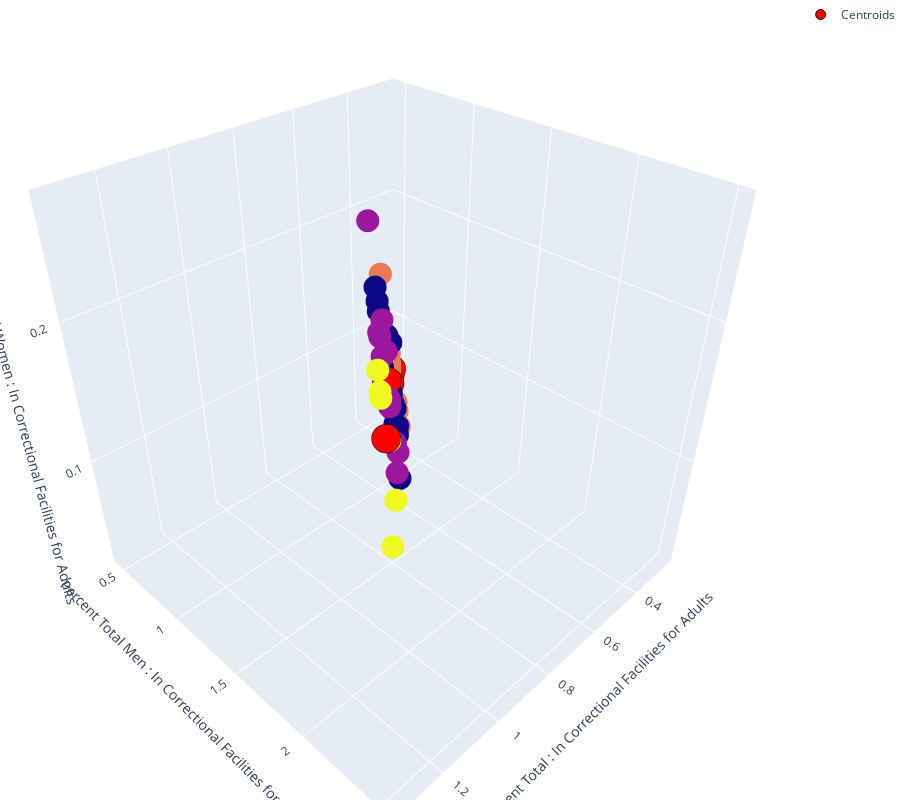

The code cell stored with this chart in its notebook:
### Code cell
visualizing_results_3d(df,n,'Percent Total : In Correctional Facilities for Adults', 'Percent Total Men : In Correctional Facilities for Adults', 'Percent Total Women : In Correctional Facilities for Adults')
